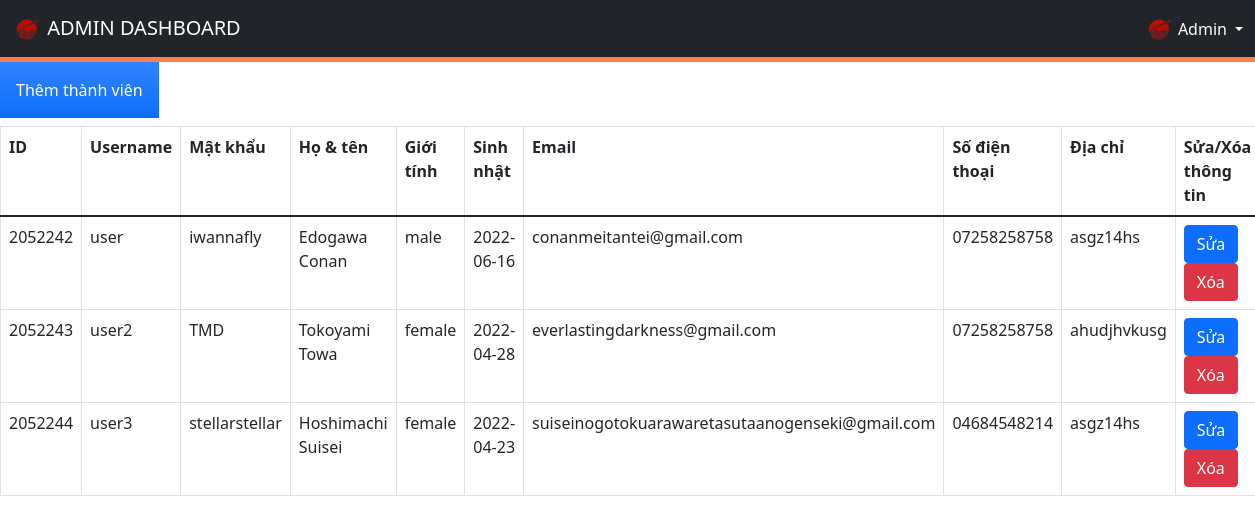
The page /admin/commentManagement.php on the database as committed earlier.
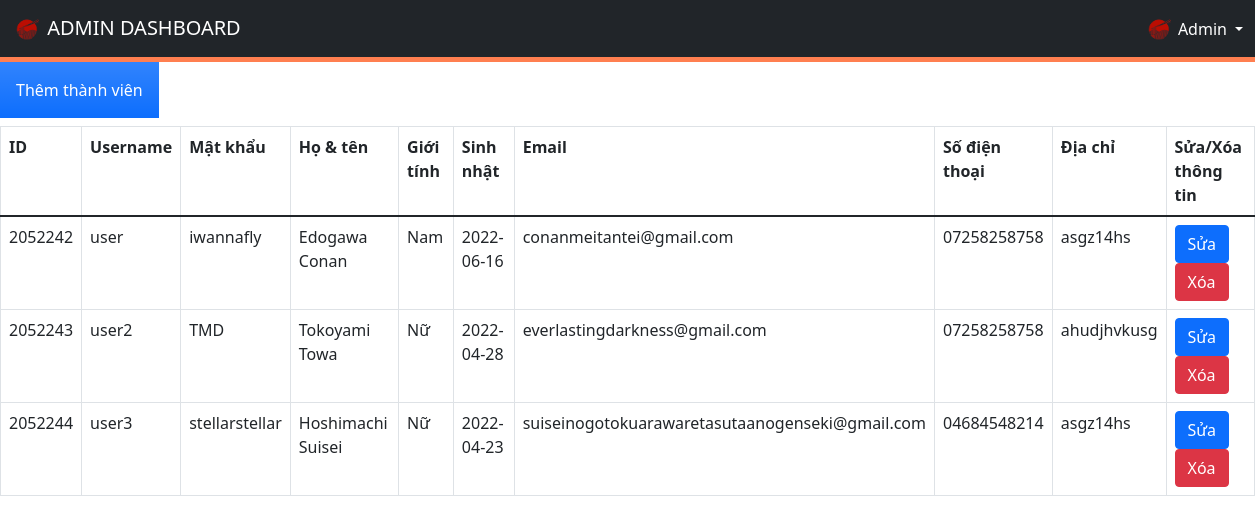
The same page on the database as committed later.
### tables this page shows
CREATE TABLE `user` (
  `id` int(10) UNSIGNED NOT NULL,
  `username` varchar(100) NOT NULL,
  `password` varchar(255) NOT NULL,
  `full_name` varchar(100) NOT NULL,
  `sex` varchar(6) NOT NULL COMMENT 'male, female, other',
  `birthday` date NOT NULL,
  `email` varchar(50) NOT NULL,
  `phone` varchar(15) NOT NULL,
  `address` varchar(255) NOT NULL,
  `active` tinyint(1) NOT NULL DEFAULT 1 COMMENT '0: banned, 1: active'
);

### admin/commentManagement.php (the view, shortened to what this page needs)
<!DOCTYPE html>
<html lang="en">
<head>
  <link href="https://cdnjs.cloudflare.com/ajax/libs/font-awesome/5.9.0/css/all.min.css" rel="stylesheet">
  <link href="https://cdn.jsdelivr.net/npm/bootstrap@5.1.3/dist/css/bootstrap.min.css" rel="stylesheet">
  <link rel="stylesheet" href="admin-styles/styles.css">
</head>
<body>
  <div>
    <?php $IPATH = $_SERVER["DOCUMENT_ROOT"]."/btl-web/admin/";
    include($IPATH."navbar.php");?>
  </div>
    <form method="post" action="memberManagement.php">
      <a href="newMember.php"><input type="button" class="p-3 mb-2 bg-primary bg-gradient text-white" value="Thêm thành viên"></a>
    </form>
      <?php
        include('../config/config.php');
        echo "<table class='table table-bordered'>
                <tr>
                    <th>ID</th>
                    <th>Username</th>
                    <th>Mật khẩu</th>
                    <th>Họ & tên</th>
                    <th>Giới tính</th>
                    <th>Sinh nhật</th>
                    <th>Email</th>
                    <th>Số điện thoại</th>
                    <th>Địa chỉ</th>
                    <th>Sửa/Xóa thông tin</th>
                </tr>
                <tbody>";
        $sql = "SELECT * from user";
        $result = $conn->query($sql);
        if ($result->num_rows > 0) {
          while ($row = $result->fetch_assoc()) {
              $id = $row['id'];
              echo "<tr><td>".$row['id']."</td><td>".$row['username']."</td><td>".$row['password'].
              "</td><td>".$row['full_name']."</td><td>".$row['sex']."</td><td>".$row['birthday']
              ."</td><td>".$row['email']."</td><td>".$row['phone']."</td><td>".$row['address']."</td>
              <td><a href='editMember.php?id=$id' class='btn btn-primary m-r-1em' name='edit'>Sửa</a>
              <a href='deleteMember.php?id=$id' class='btn btn-danger'>Xóa</a></td></tr>";
          }
          echo "</tbody></table>";
        }
      ?>
</body>
</html>

### admin/navbar.php (shortened to what this page needs)
<!DOCTYPE html>
<html lang="en">
<head>
  <link rel="stylesheet" href="admin-styles/adminButton.css">
</head>
<body>
  <nav class="my-navbar navbar navbar-expand-xl navbar-dark bg-dark">
    <div class="my-container container-fluid">
        <a class="navbar-brand" href="index.php">
            <img href="index.php" src="../img/logo.png" width="30" height="30" class="d-inline-block align-text-top" alt="">
            ADMIN DASHBOARD
        </a>
      <div class="d-flex align-items-center">
        <div class="dropdown">
          <a href="#" class="d-flex align-items-center text-white text-decoration-none dropdown-toggle" id="dropdownUser1" data-bs-toggle="dropdown" aria-expanded="false">
            <img src="../img/logo.png" alt="hugenerd" width="30" height="30" class="rounded-circle">
            <span class="d-none d-sm-inline mx-1">Admin</span>
          </a>
        </div>
      </div>
    </div>
  </nav>
</body>
</html>

### admin/admin-styles/styles.css (style rules this page uses)
:root { --color: #e74c3c; --border: 5px solid #e74c3c; --gray: #57606f; --bg: rgba(255, 255, 255, 0.3); }
.my-navbar { border-bottom: var(--border); }

### admin/admin-styles/adminButton.css (style rules this page uses)
* { margin: 0; padding: 0; box-sizing: border-box; outline: none; border: none; text-decoration: none; transition: 0.2s linear; }
:root { --color: #ff7f50; --border: 5px solid #ff7f50; --gray: #57606f; --bg: rgba(255, 255, 255, 0.3); }

Rows that differ between the two databases and show on the page:
changed user "user": sex "male" → "Nam"
changed user "user2": sex "female" → "Nữ"
changed user "user3": sex "female" → "Nữ"
